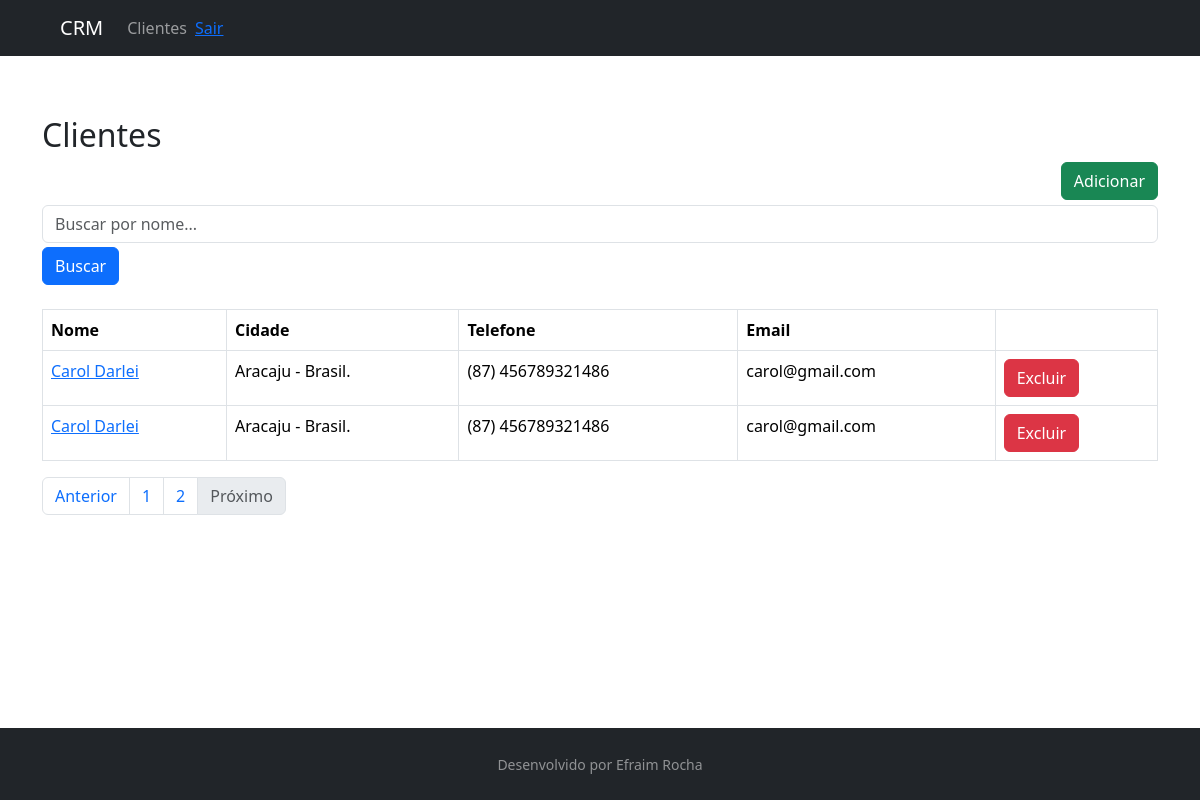
The app's page /customer/list/?page=2, older data.
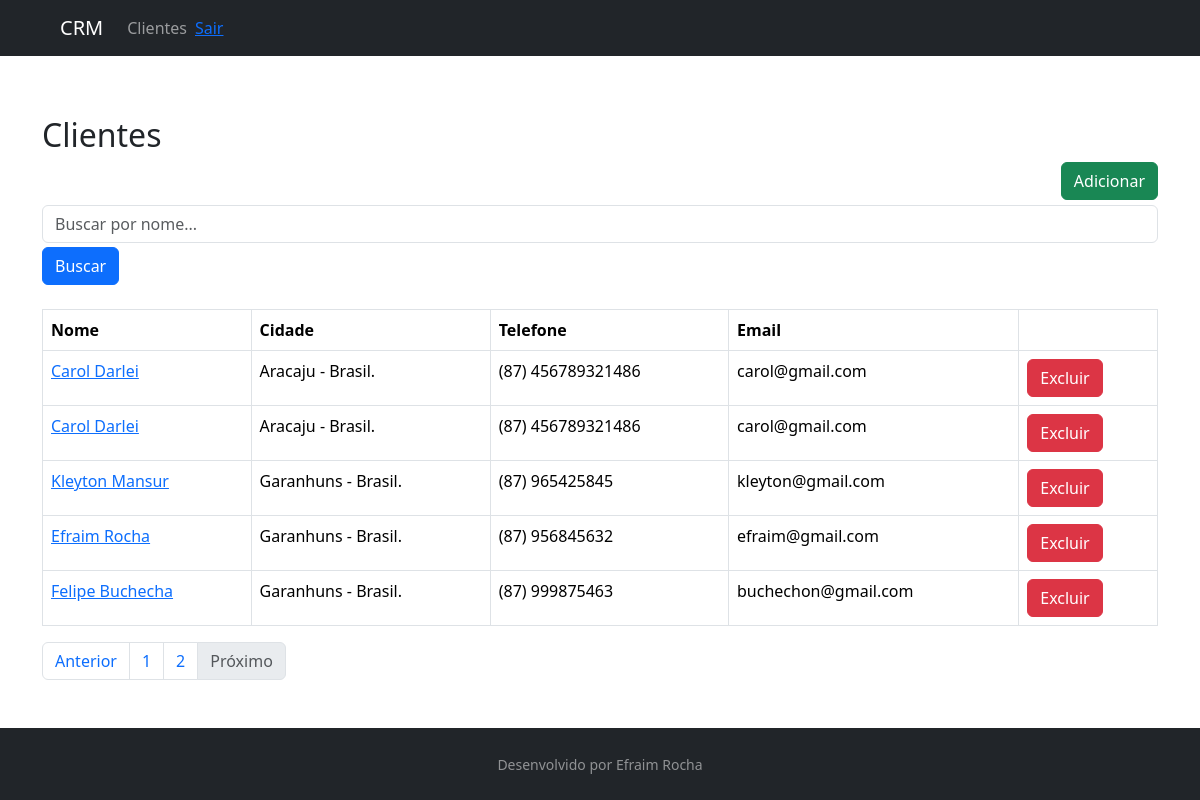
The same page, newer data.
### customer/models.py (models this page shows, shortened)
class Customer(models.Model):
    first_name = models.CharField(max_length=30)
    last_name = models.CharField(max_length=50)
    email = models.EmailField()
    birth_date = models.DateField()
    area_code = models.CharField(max_length=3)
    phone_number = models.CharField(max_length=15)
    country = models.CharField(max_length=30)
    estate = models.CharField(max_length=30)
    city = models.CharField(max_length=60)
    created_date = models.DateTimeField(auto_now_add=True)
    update_data = models.DateTimeField(auto_now=True)
    active = models.BooleanField(default=True)
    def get_full_phone_number(self):
        return f"({self.area_code}) {self.phone_number}"
    def get_full_name(self):
        return f'{self.first_name} {self.last_name}'
    def get_full_city(self):
        return f'{self.city} - {self.country}.'
    def get_absolute_url(self):
        return reverse("customer:customer-update", kwargs={"id": self.id})
    def get_delete_url(self):
        return reverse("customer:customer-delete", kwargs={"id": self.id})
    class Meta:
        db_table = "customer"

### customer/views.py (the view)
# urls.py: path("list/", CustomerListView.as_view(), name="customer-list"),
class CustomerListView(ListView):
    template_name = "customer/customer-list.html"
    paginate_by = 5
    model = Customer
    def get_queryset(self):
        name = self.request.GET.get("name")
        if name:
            object_list = self.model.objects.filter(
                Q(first_name__icontains=name) | Q(last_name__icontains=name)
            )
        else:
            object_list = self.model.objects.all()
        return object_list

### customer/templates/customer/customer-list.html
{% extends "model-page.html" %}
{% block content %}
    <h2>Clientes</h2>
    <a href="{% url "customer:customer-create" %}">
        <button type="button" class="btn btn-success">Adicionar</button>
    </a>
    <form action="">
        <div class="form-group mb-2">
            <input class="form-control mb-1" type="text" name="name" placeholder="Buscar por nome...">
            <button type="submit" class="btn btn-primary">Buscar</button>
        </div>
    </form>
    <table class="table table-bordered mt-4">
        <thead>
            <tr>
                <th>Nome</th>
                <th>Cidade</th>
                <th>Telefone</th>
                <th>Email</th>
                <th></th>
            </tr>
        </thead>
        <tbody>
            {% for customer in customer_list %}
                <tr>
                    <td><a href="{{ customer.get_absolute_url }}">{{ customer.get_full_name }}</a></td>
                    <td>{{ customer.get_full_city}}</td>
                    <td>{{ customer.get_full_phone_number}}</td>
                    <td>{{ customer.email }}</td>
                    <form method="post" action="{{ customer.get_delete_url }}">{% csrf_token %}
                        <td><button type="submit" class="btn btn-danger">Excluir</button></td>
                    </form>
                </tr>
            {% endfor %}
        </tbody>
    </table>
        <ul class="pagination">
        {% if page_obj.has_previous %}
            <li class="page-item"><a class="page-link" href="?page={{ page_obj.previous_page_number }}">Anterior</a></li>
        {% else %}
            <li class="page-item disabled"><a class="page-link" href="#">Anterior</a></li>
        {% endif %}
        {% for object in page_obj.paginator.page_range %}
          <li class="page-item"><a class="page-link" href="?page={{ forloop.counter }}">{{ forloop.counter }}</a></li>
        {% endfor %}
        {% if page_obj.has_next %}
            <li class="page-item"><a class="page-link" href="?page={{ page_obj.next_page_number }}">Próximo</a></li>
        {% else %}
            <li class="page-item disabled"><a class="page-link" href="#">Próximo</a></li>
        {% endif %}
        </ul>
{% endblock %}

### core/templates/model-page.html (shortened to what this page needs)
<!DOCTYPE html>
<html lang="pt-br">
<head>
    <link href="https://cdn.jsdelivr.net/npm/bootstrap@5.3.3/dist/css/bootstrap.min.css" rel="stylesheet">
</head>
<body class="d-flex flex-column">
    <header>
        {% include "model-header.html" %}
    </header>
    <main class="content">
        <div class="container">
            {% block content %} {% endblock %}
        </div>
    </main>
    <footer class="py-4 bg-dark text-white-50">
        {% include "model-footer.html" %}
    </footer>
</body>
</html>

### core/templates/model-header.html
<nav class="navbar navbar-expand-sm bg-dark navbar-dark">
    <a class="navbar-brand" href={%url 'index'%}>CRM</a>
    <ul class="navbar-nav mr-auto">
        <li class="nav-item">
            <a class="nav-link" href="{% url 'customer:customer-list' %}">Clientes</a>
        </li>
    </ul>
    <a class="" href="{% url 'logout' %}">Sair</a>
</nav>

### core/templates/model-footer.html
<div class="container text-center">
    <small>Desenvolvido por Efraim Rocha</small>
</div>

### core/templates/model-page.html (style rules this page uses)
html, body { height: 100%; }
.navbar { padding-left: 5%; }
main { flex: 1 0 auto; }
footer { flex-shrink: none; margin-top: 2em; }
main { margin-top: 5%; }
.btn-success { float: right; margin-bottom: 5px; }

Row changes from the older to the newer data that the page shows:
added Customer: get_full_name "Kleyton Mansur", get_full_city "Garanhuns - Brasil.", get_full_phone_number "(87) 965425845", email "kleyton@gmail.com"
added Customer: get_full_name "Efraim Rocha", get_full_city "Garanhuns - Brasil.", get_full_phone_number "(87) 956845632", email "efraim@gmail.com"
added Customer: get_full_name "Felipe Buchecha", get_full_city "Garanhuns - Brasil.", get_full_phone_number "(87) 999875463", email "buchechon@gmail.com"
